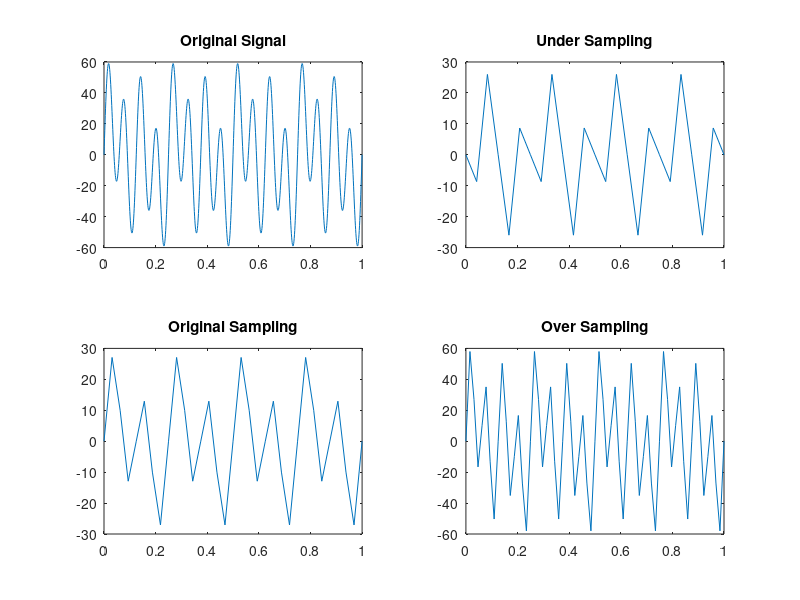

Write MATLAB code to recreate this figure.
clc;
clear all;
close all;

A1=10;
A2=20;
A3=40;

f1=4;
f2=8;
f3=16;


t=0:0.001:1;
x=A1*sin(2*f1*t*pi)+A2*sin(2*pi*t*f2)+A3*sin(2*pi*t*f3);
subplot(2,2,1);
plot(t,x);
title('Original Signal'); 


%Under Sampling
fs1 = 24;
ts1=1/fs1;
t=0:ts1:1;
x=A1*sin(2*f1*t*pi)+A2*sin(2*pi*t*f2)+A3*sin(2*pi*t*f3)
subplot(2,2,2)
plot(t,x)
title('Under Sampling'); 

%Original Sampling
fs2 = 32;
ts2 = 1/fs2;
t = 0:ts2:1;
x = A1*sin(2*f1*t*pi) + A2*sin(2*pi*t*f2) + A3*sin(2*pi*t*f3)
subplot(2,2,3);
plot(t, x);
title('Original Sampling');

%Over Sampling
fs3 = 64;
ts3 = 1/fs3;
t = 0:ts3:1;
x = A1*sin(2*f1*t*pi) + A2*sin(2*pi*t*f2) + A3*sin(2*pi*t*f3)
subplot(2,2,4);
plot(t,x);
title('Over Sampling');

